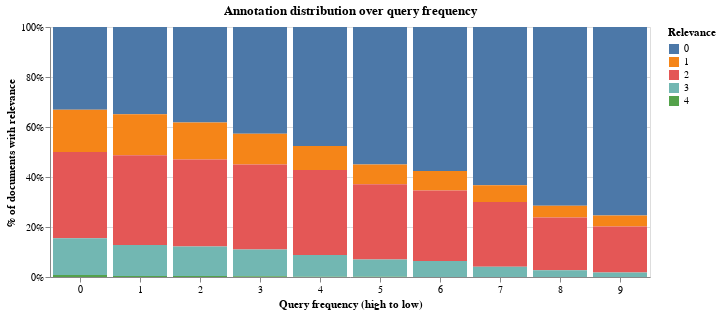

Notebook cell for this chart:
### Code cell
source = count_stats(annotation_df, groupby=["frequency_bucket", "label"])

alt.Chart(
    source,
    title="Annotation distribution over query frequency",
    width=600,
    height=250
).mark_bar().encode(
    x=alt.X("frequency_bucket:O", title="Query frequency (high to low)").axis(labelAngle=0),
    y=alt.Y("documents", title="% of documents with relevance").stack("normalize"),
    color=alt.Color("label:N", title="Relevance"),
    tooltip=list(source.columns),
)

### Figure 1 — Vega-Lite specification as saved in the notebook (floating-point values rounded to 4 significant figures)
{"config": {"view": {"continuousWidth": 300, "continuousHeight": 300}}, "data": {"name": "data-a983d294a602c1ed545ed7d210563ca4"}, "mark": {"type": "bar"}, "encoding": {"color": {"field": "label", "title": "Relevance", "type": "nominal"}, "tooltip": [{"field": "frequency_bucket", "type": "quantitative"}, {"field": "label", "type": "quantitative"}, {"field": "documents", "type": "quantitative"}, {"field": "perc_documents", "type": "quantitative"}], "x": {"axis": {"labelAngle": 0}, "field": "frequency_bucket", "title": "Query frequency (high to low)", "type": "ordinal"}, "y": {"field": "documents", "stack": "normalize", "title": "% of documents with relevance", "type": "quantitative"}}, "height": 250, "title": "Annotation distribution over query frequency", "width": 600, "$schema": "https://vega.github.io/schema/vega-lite/v5.16.3.json", "datasets": {"data-a983d294a602c1ed545ed7d210563ca4": [{"frequency_bucket": 0, "label": 0, "documents": 9181, "perc_documents": 0.0231}, {"frequency_bucket": 0, "label": 1, "documents": 4673, "perc_documents": 0.0118}, {"frequency_bucket": 0, "label": 2, "documents": 9558, "perc_documents": 0.024}, {"frequency_bucket": 0, "label": 3, "documents": 4086, "perc_documents": 0.0103}, {"frequency_bucket": 0, "label": 4, "documents": 213, "perc_documents": 0.0005}, {"frequency_bucket": 1, "label": 0, "documents": 10530, "perc_documents": 0.0265}, {"frequency_bucket": 1, "label": 1, "documents": 4943, "perc_documents": 0.0124}, {"frequency_bucket": 1, "label": 2, "documents": 10822, "perc_documents": 0.0272}, {"frequency_bucket": 1, "label": 3, "documents": 3733, "perc_documents": 0.0094}, {"frequency_bucket": 1, "label": 4, "documents": 125, "perc_documents": 0.0003}, {"frequency_bucket": 2, "label": 0, "documents": 12860, "perc_documents": 0.0323}, {"frequency_bucket": 2, "label": 1, "documents": 4972, "perc_documents": 0.0125}, {"frequency_bucket": 2, "label": 2, "documents": 11719, "perc_documents": 0.0295}, {"frequency_bucket": 2, "label": 3, "documents": 3985, "perc_documents": 0.01}, {"frequency_bucket": 2, "label": 4, "documents": 131, "perc_documents": 0.0003}, {"frequency_bucket": 3, "label": 0, "documents": 14821, "perc_documents": 0.0373}, {"frequency_bucket": 3, "label": 1, "documents": 4236, "perc_documents": 0.0107}, {"frequency_bucket": 3, "label": 2, "documents": 11806, "perc_documents": 0.0297}, {"frequency_bucket": 3, "label": 3, "documents": 3706, "perc_documents": 0.0093}, {"frequency_bucket": 3, "label": 4, "documents": 103, "perc_documents": 0.0003}, {"frequency_bucket": 4, "label": 0, "documents": 17438, "perc_documents": 0.0439}, {"frequency_bucket": 4, "label": 1, "documents": 3541, "perc_documents": 0.0089}, {"frequency_bucket": 4, "label": 2, "documents": 12468, "perc_documents": 0.0314}, {"frequency_bucket": 4, "label": 3, "documents": 3170, "perc_documents": 0.008}, {"frequency_bucket": 4, "label": 4, "documents": 52, "perc_documents": 0.0001}, {"frequency_bucket": 5, "label": 0, "documents": 21202, "perc_documents": 0.0533}, {"frequency_bucket": 5, "label": 1, "documents": 3046, "perc_documents": 0.0077}, {"frequency_bucket": 5, "label": 2, "documents": 11629, "perc_documents": 0.0293}, {"frequency_bucket": 5, "label": 3, "documents": 2645, "perc_documents": 0.0067}, {"frequency_bucket": 5, "label": 4, "documents": 44, "perc_documents": 0.0001}, {"frequency_bucket": 6, "label": 0, "documents": 23409, "perc_documents": 0.0589}, {"frequency_bucket": 6, "label": 1, "documents": 3186, "perc_documents": 0.008}, {"frequency_bucket": 6, "label": 2, "documents": 11455, "perc_documents": 0.0288}, {"frequency_bucket": 6, "label": 3, "documents": 2605, "perc_documents": 0.0066}, {"frequency_bucket": 6, "label": 4, "documents": 17, "perc_documents": 0.0}, {"frequency_bucket": 7, "label": 0, "documents": 27426, "perc_documents": 0.069}, {"frequency_bucket": 7, "label": 1, "documents": 2920, "perc_documents": 0.0073}, {"frequency_bucket": 7, "label": 2, "documents": 11223, "perc_documents": 0.0282}, {"frequency_bucket": 7, "label": 3, "documents": 1736, "perc_documents": 0.0044}, {"frequency_bucket": 7, "label": 4, "documents": 20, "perc_documents": 0.0001}, {"frequency_bucket": 8, "label": 0, "documents": 38249, "perc_documents": 0.0962}, {"frequency_bucket": 8, "label": 1, "documents": 2535, "perc_documents": 0.0064}, {"frequency_bucket": 8, "label": 2, "documents": 11286, "perc_documents": 0.0284}, {"frequency_bucket": 8, "label": 3, "documents": 1430, "perc_documents": 0.0036}, {"frequency_bucket": 8, "label": 4, "documents": 6, "perc_documents": 0.0}, {"frequency_bucket": 9, "label": 0, "documents": 44189, "perc_documents": 0.1111}, {"frequency_bucket": 9, "label": 1, "documents": 2570, "perc_documents": 0.0065}, {"frequency_bucket": 9, "label": 2, "documents": 10793, "perc_documents": 0.0271}, {"frequency_bucket": 9, "label": 3, "documents": 1076, "perc_documents": 0.0027}, {"frequency_bucket": 9, "label": 4, "documents": 3, "perc_documents": 0.0}]}}
